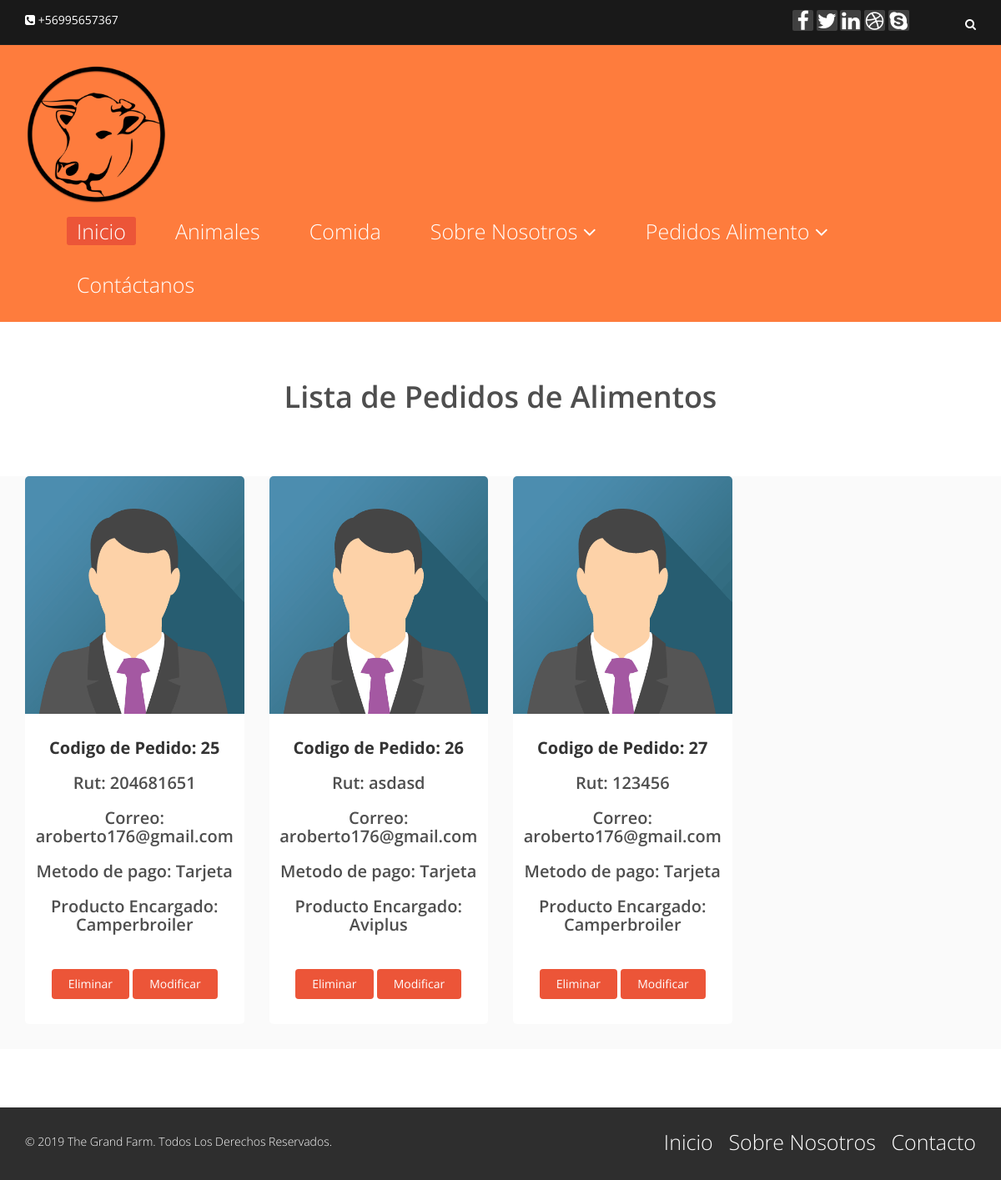
Page /payment_food_list/ on the committed database.
### farm_app/models.py (models this page shows, shortened)
class Payment_food(models.Model):
    rut = models.CharField(max_length=9, null=False)
    num_cuenta = models.BigIntegerField(null=False)
    correo = models.EmailField(max_length=255)
    product = models.CharField(max_length=255, null=False, choices=load_product, default='Dapac Cerdas')
    pay = models.CharField(max_length=255, null=False, choices=load_pay, default='Tarjeta')

### farm_app/views.py (the view)
# urls.py: path('payment_food_list/', views.payment_food_list, name='payment_food_list'),
def payment_food_list(request):
    list = Payment_food.objects.all()
    status = ''
    variables = {'status': status,
                  'list': list}
    return render(request,'farm_app/payment_food_list.html', variables)

### farm_app/templates/farm_app/payment_food_list.html (shortened to what this page needs)
{% extends 'farm_app/base.html' %}
{% load static %}
{% block content %}
<div class="center fadeInDown">
  <h2>Lista de Pedidos de Alimentos</h2>
</div>
<section id="team-area">
  <div class="container">
      <div class="row">
{% for x in list %}
        <div class="col-md-3 col-sm-6 single-team">
          <div class="inner">
            <div class="team-img">
              <img class="animal" src="{% static 'img/blog/avatar3.png' %}" alt="">
            </div>
            <div class="team-content">
              <h4>Codigo de Pedido: {{x.pk}}</h4>
              <h2>Rut: {{x.rut}}</h2>
              <h2>Correo: {{x.correo}}</h2>
              <h2>Metodo de pago: {{x.pay}}</h2>
              <h2>Producto Encargado: {{x.product}}</h2>
              <br>
              <div class="card-footer">
                <a href="#ventana1" onclick="confirmOption('eliminar', '/payment_food_delete/{{x.pk}}')" class="btn btn-primary" >Eliminar</a>
                <a href="#ventana1" onclick="confirmOption('actualizar', '/payment_food_update/{{x.pk}}')" class="btn btn-primary" >Modificar</a>
              </div>
            </div>
          </div>
        </div>
{% endfor %}
    </div>
  </div>
</section>
{% endblock %}

### farm_app/templates/farm_app/base.html (shortened to what this page needs)
<!DOCTYPE html>
{% load static %}
<html lang="es">
<head>
    <link href="{% static 'css/bootstrap.min.css' %} " rel="stylesheet">
    <link href="{% static 'css/font-awesome.min.css' %} " rel="stylesheet">
    <link href="{% static 'css/animate.min.css' %}" rel="stylesheet">
    <link href="{% static 'css/animate.min.css' %}" rel="stylesheet">
    <link href="{% static 'css/prettyPhoto.css' %}" rel="stylesheet">
    <link href="{% static 'css/owl.carousel.min.css' %}" rel="stylesheet">
    <link href="{% static 'css/icomoon.css' %}" rel="stylesheet">
    <link href="{% static 'css/main.css' %}" rel="stylesheet">
    <link href="{% static 'css/responsive.css' %}" rel="stylesheet">
</head>
<body class="homepage">
    <header id="header">
        <div class="top-bar">
            <div class="container">
                <div class="row">
                    <div class="col-sm-6 col-xs-12">
                        <div class="top-number">
                            <p><i class="fa fa-phone-square"></i> +56995657367</p>
                        </div>
                    </div>
                    <div class="col-sm-6 col-xs-12">
                        <div class="social">
                            <ul class="social-share">
                                <li><a href="#"><i class="fa fa-facebook"></i></a></li>
                                <li><a href="#"><i class="fa fa-twitter"></i></a></li>
                                <li><a href="#"><i class="fa fa-linkedin"></i></a></li>
                                <li><a href="#"><i class="fa fa-dribbble"></i></a></li>
                                <li><a href="#"><i class="fa fa-skype"></i></a></li>
                            </ul>
                            <div class="search">
                                <form role="form">
                                    <input type="text" class="search-form" autocomplete="off" placeholder="Search">
                                    <i class="fa fa-search"></i>
                                </form>
                            </div>
                        </div>
                    </div>
                </div>
            </div>
        </div>
        <nav class="navbar navbar-inverse" role="banner">
            <div class="container">
                <div class="navbar-header">
                    <div id="LogoContainer"> <a class="navbar-brand" href="{% url 'index' %}"><img id="logo" src="{% static 'img/logo-vaca.png' %}" alt="logo"></a> </div>
                </div>
                <div class="collapse navbar-collapse navbar-right">
                    <ul class="nav navbar-nav">
                        <li class="active"><a href="{% url 'index' %}">Inicio</a></li>
                        <li><a href="{% url 'payment_animal' %}">Animales </a></li>
                        <li><a href="{% url 'payment_food' %}">Comida</a></li>
                        <li class="dropdown">
                            <a href="#" class="dropdown-toggle" data-toggle="dropdown">Sobre Nosotros <i class="fa fa-angle-down"></i></a>
                        </li>
                        <li class="dropdown">
                            <a href="#" class="dropdown-toggle" data-toggle="dropdown">Pedidos Alimento <i class="fa fa-angle-down"></i></a>
                        </li>
                        <li><a href="contact-us.html">Contáctanos</a></li>
                    </ul>
                </div>
            </div>
        </nav>
    </header>
    <section>
      {% block content %}
      {% endblock %}
    </section>
    <footer id="footer" class="midnight-blue">
        <div class="container">
            <div class="row">
                <div class="col-sm-6">
                    &copy; 2019 <a target="_blank" href="http://shapebootstrap.net/" title="Free Twitter Bootstrap WordPress Themes and HTML templates">The Grand Farm</a>. Todos Los Derechos Reservados.
                </div>
                <div class="col-sm-6">
                    <ul class="pull-right">
                        <li><a href="#">Inicio</a></li>
                        <li><a href="#">Sobre Nosotros</a></li>
                        <li><a href="#">Contacto</a></li>
                    </ul>
                </div>
            </div>
        </div>
    </footer>
</body>
</html>

### farm_app/static/css/main.css (style rules this page uses)
body { background: #fff; font-family: 'Open Sans', sans-serif; color: #4e4e4e; line-height: 22px; }
#LogoContainer { color: #EC5538; }
h1, h2, h3, h4, h5, h6 { font-weight: 600; font-family: 'Open Sans', sans-serif; color: #4e4e4e; }
h2 { font-size: 20px; }
img { max-width: 100%; }
#logo { height: 35%; width: 35%; position: relative; }
.nav navbar-nav, li { font-size: 25px; }
h4 { font-size: 16px; }
a { color: #EC5538; -webkit-transition: color 300ms, background-color 300ms; transition: color 300ms, background-color 300ms; }
.btn-primary { padding: 8px 20px; background: #EC5538; color: #fff; border-radius: 4px; border: none; margin-top: 10px; }
.center h2 { font-size: 36px; margin-top: 0; margin-bottom: 20px; }
body>section { padding: 70px 0; }
.center { text-align: center; padding-bottom: 55px; }
#header .search { display: inline-block; }
.navbar>.container .navbar-brand { margin-left: 0; }
.top-bar { padding: 10px 0; background: #191919; border-bottom: 1px solid #222; line-height: 28px; }
.top-number { color: #fff; }
.top-number p { margin: 0 }
.social { text-align: right; }
.social-share { display: inline-block; list-style: none; padding: 0; margin: 0; }
ul.social-share li { display: inline-block; }
ul.social-share li a { display: inline-block; color: #fff; background: #404040; width: 25px; height: 25px; line-height: 25px; text-align: center; border-radius: 2px; }
.search i { color: #fff; }
input.search-form { background: transparent; border: 0 none; width: 60px; padding: 0 10px; color: #FFF; -webkit-transition: all 400ms; transition: all 400ms; }
.navbar-brand { padding: 0; margin: 0; }
.navbar { border-radius: 0; margin-bottom: 0; background: #FE7C3D; padding: 15px 0; padding-bottom: 0; }
.navbar-nav { margin-top: 12px; }
.navbar-nav>li { margin-left: 35px; padding-bottom: 28px; }
.navbar-inverse .navbar-nav>li>a { padding: 5px 12px; margin: 0; border-radius: 3px; color: #fff; line-height: 24px; display: inline-block; font-weight: 300; }
.navbar-inverse { border: none; }
.navbar-inverse .navbar-brand { font-size: 36px; line-height: 50px; color: #fff; }
.navbar-inverse .navbar-nav>.active>a, .navbar-inverse .navbar-nav>.active>a:hover, .navbar-inverse .navbar-nav>.active>a:focus, .navbar-inverse .navbar-nav>.open>a, .navbar-inverse .navbar-nav>.open>a:hover, .navbar-inverse .navbar-nav>.open>a:focus { background-color: #EC5538; color: #fff; }
.navbar-inverse .navbar-collapse, .navbar-inverse .navbar-form { border-top: 0; padding-bottom: 0; }
#team-area { background-color: #FAFAFA; }
.single-team img { width: 100%; }
.single-team { margin-bottom: 30px; }
.single-team .inner { background: #fff; text-align: center; color: #989898; font-size: 16px; -webkit-transition: .4s; transition: .4s; border-radius: 5px; overflow: hidden; }
.single-team .team-content { padding: 30px 0; }
.single-team h4 { font-size: 20px; font-weight: 700; color: #333; margin-top: 0; }
#footer { padding-top: 30px; padding-bottom: 30px; color: #fff; background: #2e2e2e; font-weight: 300; }
#footer a { color: #fff; }
#footer ul { list-style: none; padding: 0; margin: 0; }
#footer ul>li { display: inline-block; margin-left: 15px; }
.animal { width: 370px; height: 285px; }

### rows in the picture
Payment_food: pk "25", rut "204681651", correo "aroberto176@gmail.com", pay "Tarjeta", product "Camperbroiler"
Payment_food: pk "26", rut "asdasd", correo "aroberto176@gmail.com", pay "Tarjeta", product "Aviplus"
Payment_food: pk "27", rut "123456", correo "aroberto176@gmail.com", pay "Tarjeta", product "Camperbroiler"
